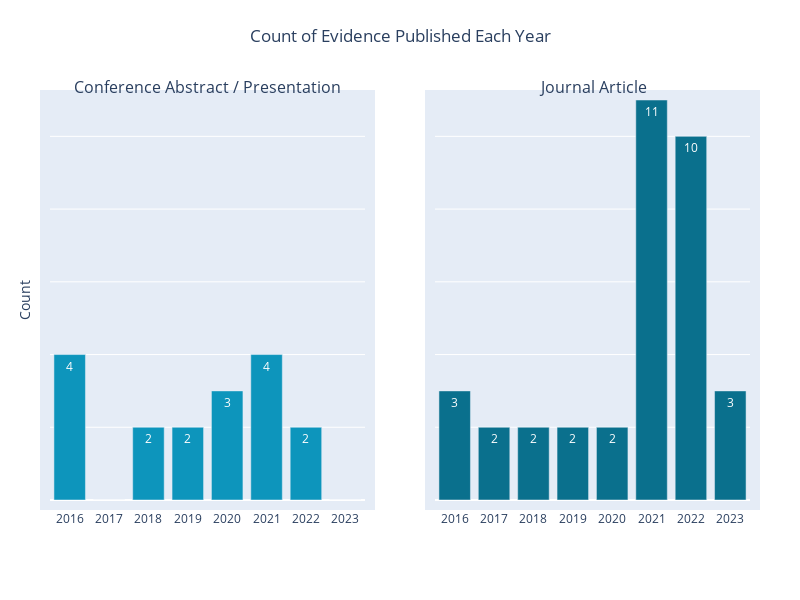

Write notebook code for a chart like this one.
### Markdown cell above
&nbsp;

<span style="color:#FF6666; font-weight:600;">Grouped Data Bar Chart (two sets of data) </span>

### Code cell
# Define color values
gorilla_dark_blue = 'rgb(10, 112, 141)'
gorilla_light_blue = 'rgb(13, 149, 188)'

# Get the value counts 
df = dataframe_one.groupby("Type of Evidence")["Year of Publication"].value_counts().reset_index(name='Count')

# First Filter (optional)
values_to_exclude = []
filt = df['Count'].isin(values_to_exclude)
df = df[~filt]

# Second Filter  (optional)
filt = df['Year of Publication'] >2015
df = df[filt]

# Pivot the DataFrame so years are columns, evidence_types are rows, and the values are counts
pivot_df = df.pivot(index='Type of Evidence', columns='Year of Publication', values='Count').fillna(0)

# Create subplots with a 1x2 grid, sharing the y-axis
fig = sp.make_subplots(rows=1, cols=2, subplot_titles=("Conference Abstract / Presentation", "Journal Article"), shared_yaxes=True)

# Add the bar chart for Conference Abstract / Presentation
fig.add_trace(go.Bar(
    x=pivot_df.columns.astype(str),
    y=pivot_df.loc['Conference Abstract / Presentation'].values,
    name='Conference Abstract / Presentation',
    text=pivot_df.loc['Conference Abstract / Presentation'].values,
    textposition='auto',
    marker=dict(color=gorilla_light_blue)
), row=1, col=1)

# Add the bar chart for Journal Article
fig.add_trace(go.Bar(
    x=pivot_df.columns.astype(str),
    y=pivot_df.loc['Journal Article'].values,
    name='Journal Article',
    text=pivot_df.loc['Journal Article'].values,
    textposition='auto',
    marker=dict(color=gorilla_dark_blue)
), row=1, col=2)

# Determine the maximum range of y-axis
max_y = max(pivot_df.values.max(), pivot_df.loc['Conference Abstract / Presentation'].values.max(), pivot_df.loc['Journal Article'].values.max())

# Set the layout properties
fig.update_layout(
    width=800,
    height=600,
    title={
        'text': 'Count of Evidence Published Each Year',
        'x': 0.5,
        'y': 0.95,
        'xanchor': 'center',
        'yanchor': 'top'
    },
    plot_bgcolor='rgba(229, 236, 246, 8)',  # Change the background color. Use any valid color string.
    showlegend=False,  # Legend on/off
    
    yaxis=dict(
        title='Count',
        showticklabels=False,
        showgrid=True,
        range=[0, max_y],  # Set the range for the y-axis
        tick0=0, # Set baseline value
        dtick=2,  # Adjust this value to change the y-axis increment size
    ),
    
    
    xaxis1=dict(
        showticklabels=True,
        showgrid=False,
        tickformat='d', # Format as integers
        nticks=20, 
        tickangle=0, 
    ),
    
     xaxis2=dict(
        showticklabels=True,
        showgrid=False,
        tickformat='d', 
        nticks=20, # Max number of ticks
        tickangle=0, # Angle of ticks
    ),
    
    legend=dict(
        x=0.5,
        y=1.2,
        orientation='h',
        bgcolor='rgba(229, 236, 246, 0)',
        bordercolor='black',
        borderwidth=1,
    ),
    margin=dict(
        l=50,
        r=50,
        b=100,
        t=100,
        pad=10,
    )
)

# Show the graph
fig.show()

### Figure 1 — Plotly figure (JSON) as saved in the notebook; plotly's stock layout.template omitted (floating-point values rounded to 4 significant figures)
{"data": [{"marker": {"color": "rgb(13, 149, 188)"}, "name": "Conference Abstract / Presentation", "text": [4, 0, 2, 2, 3, 4, 2, 0], "textposition": "auto", "type": "bar", "x": ["2016", "2017", "2018", "2019", "2020", "2021", "2022", "2023"], "xaxis": "x", "y": [4, 0, 2, 2, 3, 4, 2, 0], "yaxis": "y"}, {"marker": {"color": "rgb(10, 112, 141)"}, "name": "Journal Article", "text": [3, 2, 2, 2, 2, 11, 10, 3], "textposition": "auto", "type": "bar", "x": ["2016", "2017", "2018", "2019", "2020", "2021", "2022", "2023"], "xaxis": "x2", "y": [3, 2, 2, 2, 2, 11, 10, 3], "yaxis": "y2"}], "layout": {"annotations": [{"font": {"size": 16}, "showarrow": false, "text": "Conference Abstract / Presentation", "x": 0.225, "xanchor": "center", "xref": "paper", "y": 1, "yanchor": "bottom", "yref": "paper"}, {"font": {"size": 16}, "showarrow": false, "text": "Journal Article", "x": 0.775, "xanchor": "center", "xref": "paper", "y": 1, "yanchor": "bottom", "yref": "paper"}], "height": 600, "legend": {"bgcolor": "rgba(229, 236, 246, 0)", "bordercolor": "black", "borderwidth": 1, "orientation": "h", "x": 0.5, "y": 1.2}, "margin": {"b": 100, "l": 50, "pad": 10, "r": 50, "t": 100}, "plot_bgcolor": "rgba(229, 236, 246, 8)", "showlegend": false, "title": {"text": "Count of Evidence Published Each Year", "x": 0.5, "xanchor": "center", "y": 0.95, "yanchor": "top"}, "width": 800, "xaxis": {"anchor": "y", "domain": [0, 0.45], "nticks": 20, "showgrid": false, "showticklabels": true, "tickangle": 0, "tickformat": "d"}, "xaxis2": {"anchor": "y2", "domain": [0.55, 1], "nticks": 20, "showgrid": false, "showticklabels": true, "tickangle": 0, "tickformat": "d"}, "yaxis": {"anchor": "x", "domain": [0, 1], "dtick": 2, "range": [0, 11], "showgrid": true, "showticklabels": false, "tick0": 0, "title": {"text": "Count"}}, "yaxis2": {"anchor": "x2", "domain": [0, 1], "matches": "y", "showticklabels": false}}}
